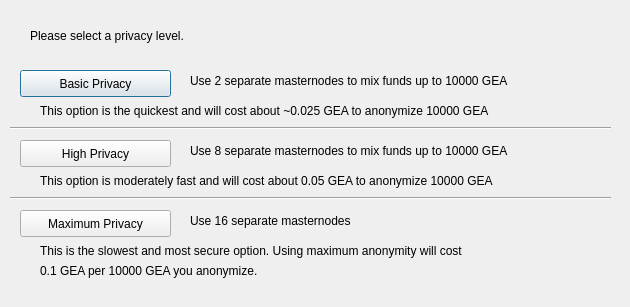
<?xml version="1.0" encoding="UTF-8"?>
<ui version="4.0">
 <class>ObfuscationConfig</class>
 <widget class="QDialog" name="ObfuscationConfig">
  <property name="geometry">
   <rect>
    <x>0</x>
    <y>0</y>
    <width>630</width>
    <height>307</height>
   </rect>
  </property>
  <property name="windowTitle">
   <string>Configure Obfuscation</string>
  </property>
  <widget class="QPushButton" name="buttonBasic">
   <property name="geometry">
    <rect>
     <x>20</x>
     <y>70</y>
     <width>151</width>
     <height>27</height>
    </rect>
   </property>
   <property name="text">
    <string>Basic Privacy</string>
   </property>
  </widget>
  <widget class="QPushButton" name="buttonHigh">
   <property name="geometry">
    <rect>
     <x>20</x>
     <y>140</y>
     <width>151</width>
     <height>27</height>
    </rect>
   </property>
   <property name="text">
    <string>High Privacy</string>
   </property>
  </widget>
  <widget class="QPushButton" name="buttonMax">
   <property name="geometry">
    <rect>
     <x>20</x>
     <y>210</y>
     <width>151</width>
     <height>27</height>
    </rect>
   </property>
   <property name="text">
    <string>Maximum Privacy</string>
   </property>
  </widget>
  <widget class="QLabel" name="label">
   <property name="geometry">
    <rect>
     <x>30</x>
     <y>20</y>
     <width>571</width>
     <height>31</height>
    </rect>
   </property>
   <property name="text">
    <string>Please select a privacy level.</string>
   </property>
  </widget>
  <widget class="QLabel" name="label_2">
   <property name="geometry">
    <rect>
     <x>190</x>
     <y>70</y>
     <width>421</width>
     <height>21</height>
    </rect>
   </property>
   <property name="text">
    <string>Use 2 separate masternodes to mix funds up to 10000 GEA</string>
   </property>
  </widget>
  <widget class="QLabel" name="label_3">
   <property name="geometry">
    <rect>
     <x>190</x>
     <y>140</y>
     <width>411</width>
     <height>21</height>
    </rect>
   </property>
   <property name="text">
    <string>Use 8 separate masternodes to mix funds up to 10000 GEA</string>
   </property>
  </widget>
  <widget class="QLabel" name="label_4">
   <property name="geometry">
    <rect>
     <x>190</x>
     <y>210</y>
     <width>421</width>
     <height>21</height>
    </rect>
   </property>
   <property name="text">
    <string>Use 16 separate masternodes</string>
   </property>
  </widget>
  <widget class="QLabel" name="label_6">
   <property name="geometry">
    <rect>
     <x>40</x>
     <y>100</y>
     <width>561</width>
     <height>21</height>
    </rect>
   </property>
   <property name="text">
    <string>This option is the quickest and will cost about ~0.025 GEA to anonymize 10000 GEA</string>
   </property>
  </widget>
  <widget class="QLabel" name="label_7">
   <property name="geometry">
    <rect>
     <x>40</x>
     <y>170</y>
     <width>561</width>
     <height>21</height>
    </rect>
   </property>
   <property name="text">
    <string>This option is moderately fast and will cost about 0.05 GEA to anonymize 10000 GEA</string>
   </property>
  </widget>
  <widget class="QLabel" name="label_8">
   <property name="geometry">
    <rect>
     <x>40</x>
     <y>240</y>
     <width>561</width>
     <height>21</height>
    </rect>
   </property>
   <property name="text">
    <string>This is the slowest and most secure option. Using maximum anonymity will cost</string>
   </property>
  </widget>
  <widget class="QLabel" name="label_9">
   <property name="geometry">
    <rect>
     <x>40</x>
     <y>260</y>
     <width>561</width>
     <height>21</height>
    </rect>
   </property>
   <property name="text">
    <string>0.1 GEA per 10000 GEA you anonymize.</string>
   </property>
  </widget>
  <widget class="Line" name="line">
   <property name="geometry">
    <rect>
     <x>10</x>
     <y>120</y>
     <width>601</width>
     <height>16</height>
    </rect>
   </property>
   <property name="orientation">
    <enum>Qt::Horizontal</enum>
   </property>
  </widget>
  <widget class="Line" name="line_2">
   <property name="geometry">
    <rect>
     <x>10</x>
     <y>190</y>
     <width>601</width>
     <height>16</height>
    </rect>
   </property>
   <property name="orientation">
    <enum>Qt::Horizontal</enum>
   </property>
  </widget>
 </widget>
 <resources/>
 <connections/>
</ui>
